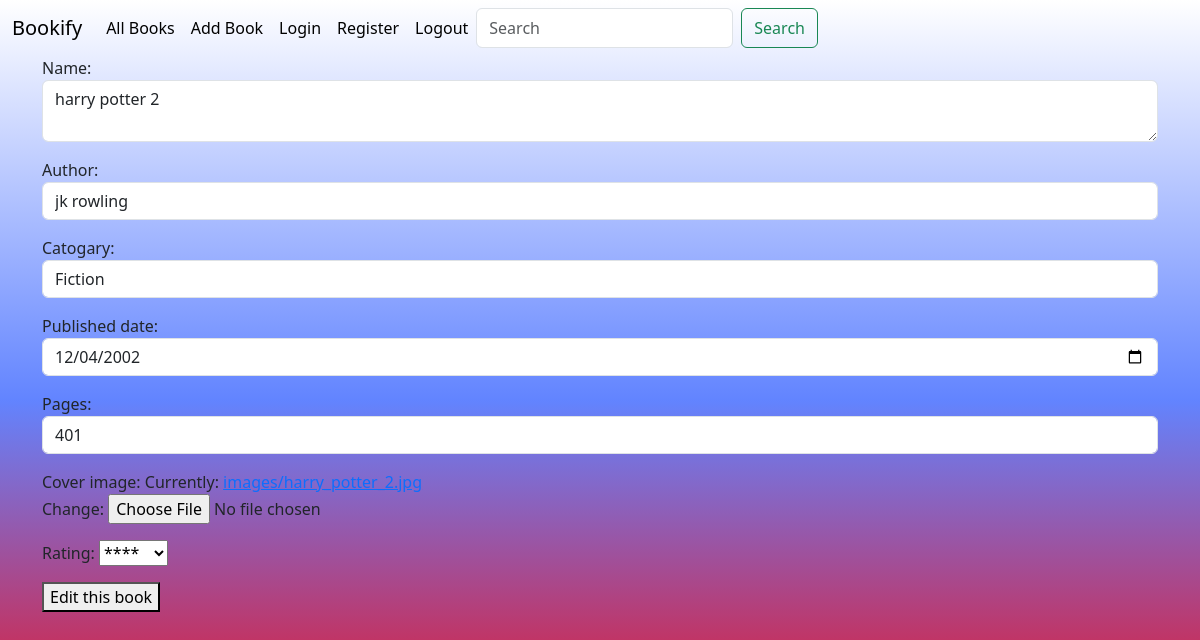
The app's page /books/4/change (signed in) with its own data.
### myapp/models.py (models this page shows, shortened)
class Books(Model):
    name=CharField(max_length=20)
    author=CharField(max_length=20)
    catogary=CharField(max_length=20)
    published_date=DateField(null=True)
    pages=PositiveIntegerField(null=True)
    cover_image=ImageField(upload_to='images',null=True)
    rating=CharField(max_length=5,choices=RATING)

### myapp/views.py (the view, shortened to what this page needs)
# urls.py: path('books/<int:pk>/change',BookUpdateView.as_view(),name='update_book'),
@method_decorator(signin_required,name='dispatch')
class BookUpdateView(View):
    def get(self,request,*args,**kwargs):
        id=kwargs.get('pk')
        qs=Books.objects.get(id=id)
        form=BookAddModelForm(instance=qs)
        return render(request,'update_books.html',{'form':form})

### myapp/forms.py
class BookAddModelForm(ModelForm):
    class Meta:
        model=Books
        fields='__all__'
        widgets={
            'name':Textarea(attrs={'class':'form-control','rows':2}),
            'author':TextInput(attrs={'class':'form-control'}),
            'catogary':TextInput(attrs={'class':'form-control'}),
            'published_date':DateInput(attrs={'class':'form-control','type':'date'}),
            'pages':NumberInput(attrs={'class':'form-control'}),
        }

### myapp/views.py (called while the page is built)
def signin_required(fn):
    def wrapper(request,*args,**kwargs):
        if not request.user.is_authenticated:
            messages.error(request,'Invalid session,Sign In')
            return redirect('signin')
        else:
            return fn(request,*args,**kwargs)
    return wrapper

### myapp/templates/update_books.html (shortened to what this page needs)
{%extends 'theme.html'%}
{%block content%}
    <div class="container">
        <form action="" method="post" enctype="multipart/form-data">
            {{ form.as_p }}
            <button type="submit">Edit this book</button>
        </form>
    </div>
{%endblock%}

### myapp/static/css/style.css (style rules this page uses)
body { background-color: #FFFFFF; background-image: linear-gradient(180deg, #FFFFFF 0%, #6284FF 50%, #FF0000 100%); height: 100vh; }

### records on screen
Books: name "harry potter 2", author "jk rowling", catogary "Fiction", published_date "12/04/2002", pages "401", rating "****"
